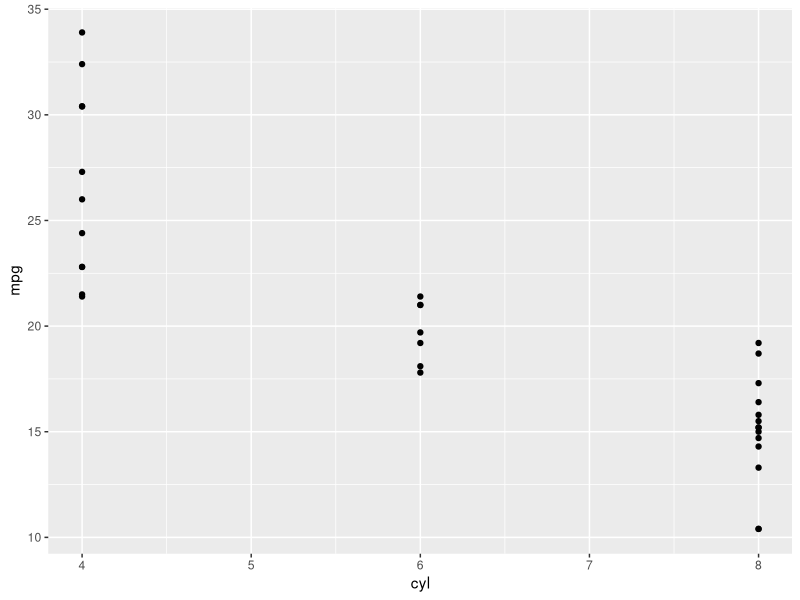
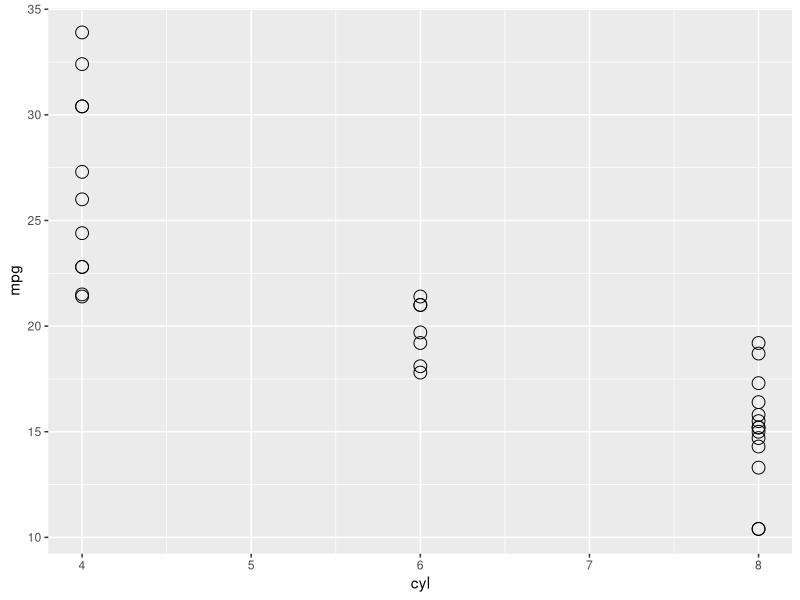
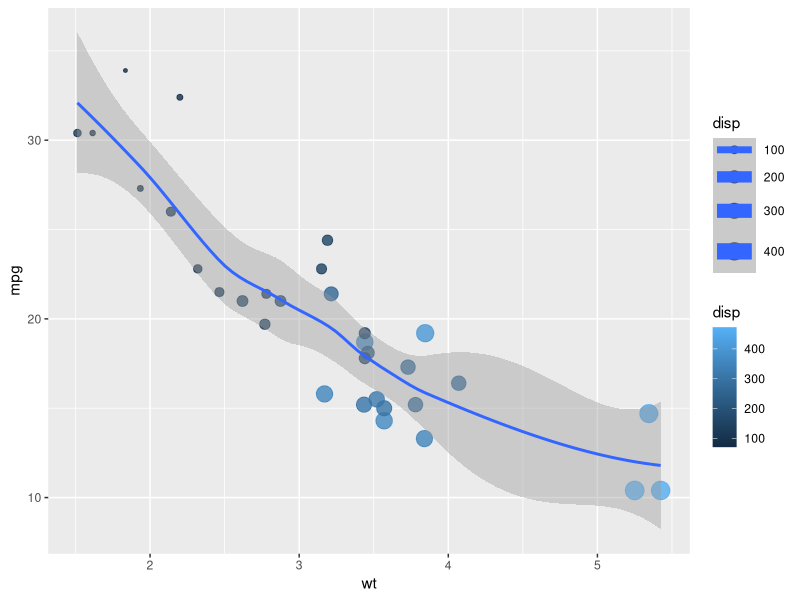
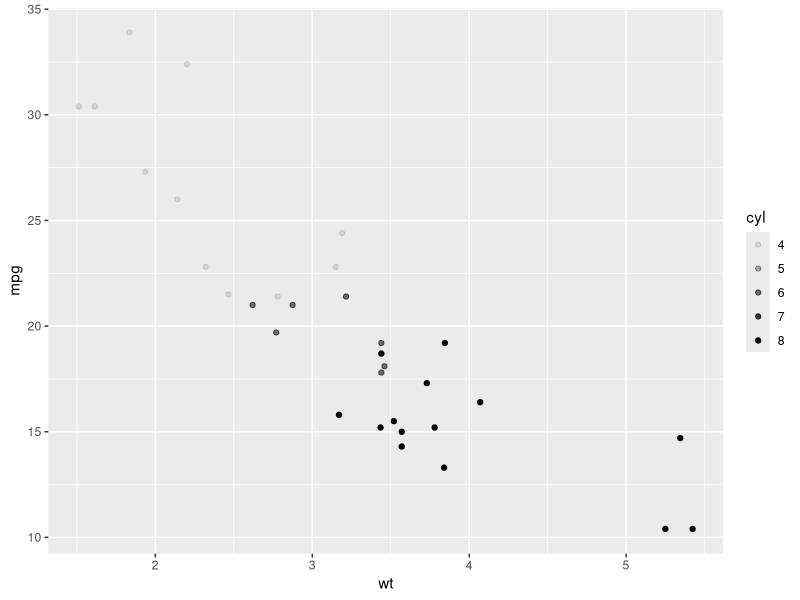
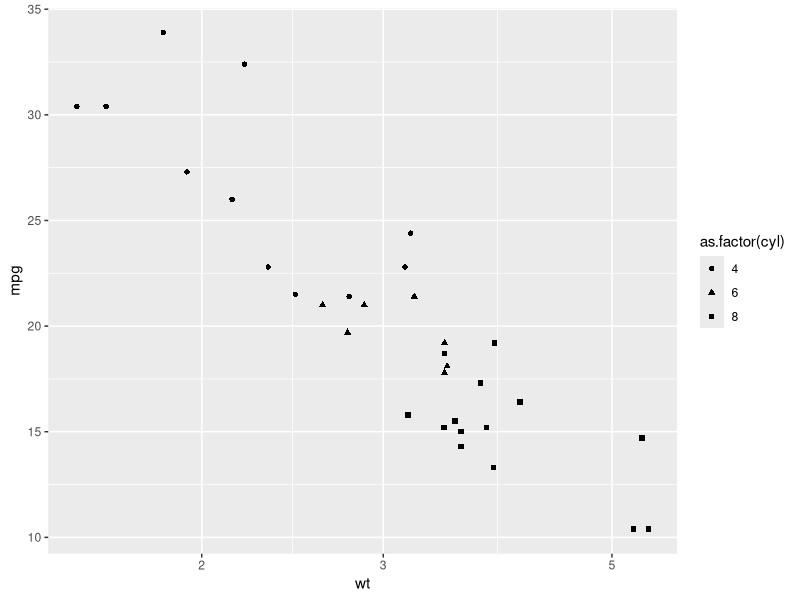
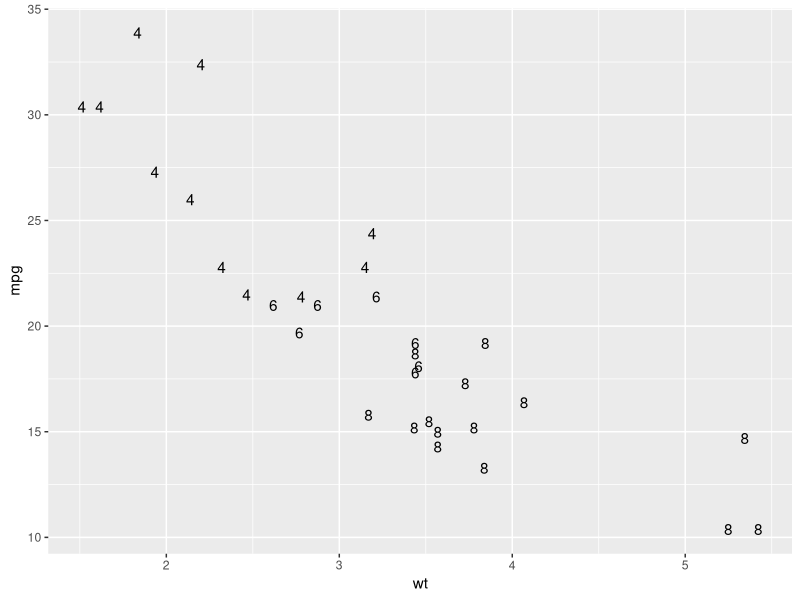
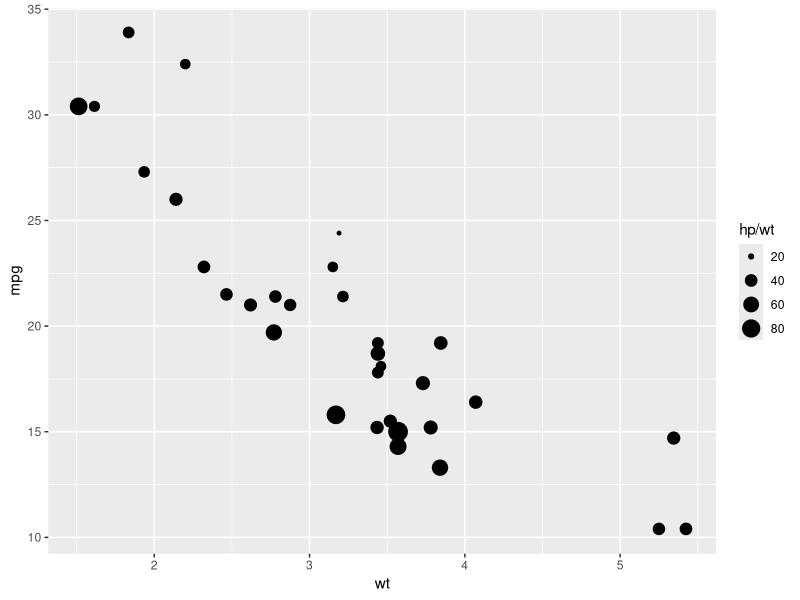
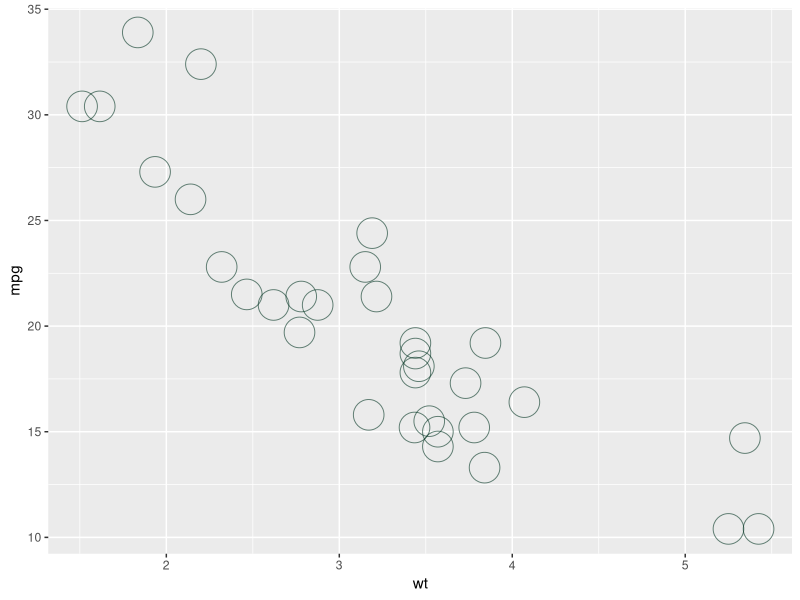

R code for these plots, in order:
library(tidyverse)
library(ggplot2)
library(ggthemes)

#przyklad1
mtcars
ggplot(data=mtcars, aes(x=cyl, y=mpg)) + geom_point()

ggplot(data=mtcars, aes(x=cyl, y=mpg)) + geom_point(shape=1, size=4)

ggplot(data=mtcars, aes(x=wt, y=mpg, color = disp, size=disp)) +
  geom_point(alpha=0.8)+
  geom_smooth()

pl<-ggplot(mtcars, aes(wt, mpg))
pl+geom_point(aes(alpha=cyl))
pl+geom_point(aes(shape=as.factor(cyl)))+
  scale_x_log10()
pl+geom_text(aes(label=cyl))
pl+geom_point(aes(size= hp/wt))
dgreen<-"#013220"
pl+geom_point(color=dgreen, alpha=0.6, size=10, shape=1)
pl+ geom_text(label=rownames(mtcars))

m_colors <- c(automatic = "#378AB1", manual = "#E2111C")
ggplot(mtcars, aes(as.factor(cyl), fill = as.factor(am))) +
  geom_bar(position="dodge") +
  labs(x = "Number of Cylinders", y = "Count")
scale_fill_manual("Type", values = m_colors)

#zad1
#a)
ggplot(data=diamonds, aes(x=carat, y=price)) +
  geom_point()+geom_smooth()
#b)
ggplot(data=diamonds, aes(x=carat, y=price, color=clarity)) +
  geom_point(alpha=0.5, size=3)+geom_smooth()
#c)
ggplot(data=diamonds, aes(x=carat, y=price, color=clarity, size=cut)) +
  geom_point()
#d)
ggplot(data=diamonds, aes(x=carat, y=price)) +
  geom_point(alpha=0.5)+scale_x_log10()+scale_y_log10()
#e)
ggplot(data=diamonds, aes(cut, fill=clarity))+geom_bar()
ggplot(data=diamonds, aes(cut, fill=clarity))+geom_bar(position='dodge')

#przyklad2
ggplot(mtcars, aes(mpg, 0)) +
  geom_jitter(color="green") +
  ylim(-2,2)+
  xlab("Miles per gallon")

ggplot( mtcars , aes(x=mpg, y=wt, color=as.factor(cyl) )) + 
  geom_point(size=3) + 
  facet_wrap(~cyl)+
  ggtitle("Mtcars plot")

ggplot( mtcars , aes(x=mpg, y=wt )) + 
  geom_point() +
  facet_grid( cyl ~ gear)

ggplot(mtcars, aes(x=mpg, fill=factor(am))) + 
  geom_histogram(binwidth=3) +
  facet_wrap(~ cyl)+
  scale_fill_brewer(type = 'qual')

p = ggplot(mtcars, aes(x=mpg, fill=factor(am))) + geom_histogram(binwidth=5)
ggsave(filename="auta.png", p)

#zad2
#a)
ggplot(diamonds, aes(x=carat, y=price, color=cut)) +
  geom_point() +
  facet_wrap(~clarity)

#b)
ggplot(diamonds, aes(x=carat, y=price))+
  geom_point()+
  ggtitle("Diamonds scatterplot")+
  xlab("Weight carats")

#c)
ggplot(diamonds, aes(x=price,color=clarity))+
  geom_histogram(binwidth=200)
ggplot(diamonds, aes(x=price))+
  geom_histogram(binwidth=200)+facet_wrap(~clarity)

#d)
ggplot(diamonds, aes(x=price, color=cut))+geom_density() #wykres gestosci

#e)
ggplot(diamonds, aes(x=color, y=price))+geom_boxplot()+scale_y_log10()

#f)
m_plot=ggplot(diamonds, aes(x=carat, y=price))+geom_point()
ggsave(filename="mp_plot.png",m_plot)
ggsave(filename="mp_plot.jpeg",m_plot)

#g)
ggplot(diamonds, aes(x=cut,y=clarity))+geom_jitter(alpha=0.03)#alpha przezroczystosc
ggplot(diamonds, aes(x=cut,y=clarity))+geom_point()